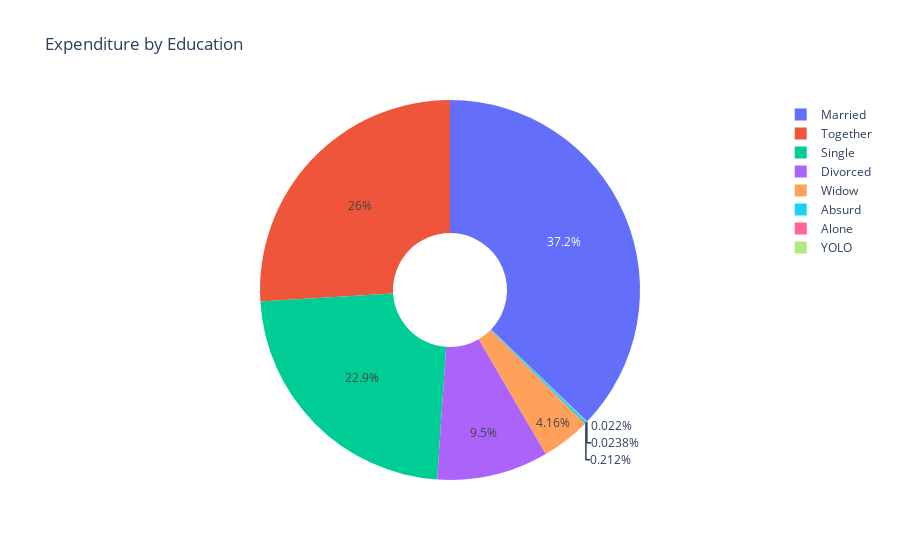

The code cell stored with this chart in its notebook:
### Markdown cell above
# Observation:
There is no difference between the income and expenditure by education. Basisc has the lowest income and expenditure.

### Code cell
#Pie chat to know the percentage of marital status in th household
fig = px.pie(df_m, names='Marital_Status', values='Expenditure',hole=.3,title='Expenditure by Education')
fig.show()

### Figure 1 — Plotly figure (JSON) as saved in the notebook; plotly's stock layout.template omitted (floating-point values rounded to 4 significant figures; data arrays with more than 128 entries replaced by an {"elided": "..."} marker saying what was removed)
{"data": [{"domain": {"x": [0, 1], "y": [0, 1]}, "hole": 0.3, "hovertemplate": "Marital_Status=%{label}<br>Expenditure=%{value}<extra></extra>", "labels": {"elided": "2236 str values"}, "legendgroup": "", "name": "", "showlegend": true, "type": "pie", "values": {"elided": "2236 int values"}}], "layout": {"legend": {"tracegroupgap": 0}, "title": {"text": "Expenditure by Education"}}}
